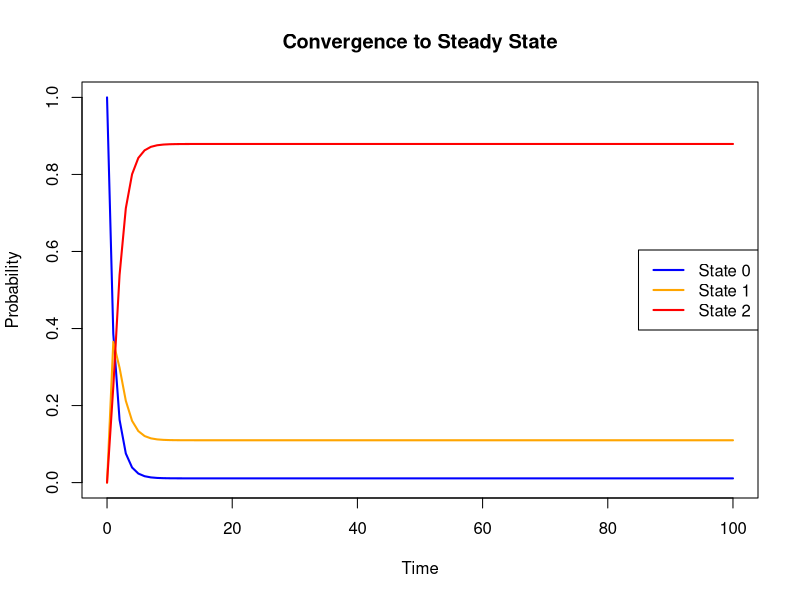
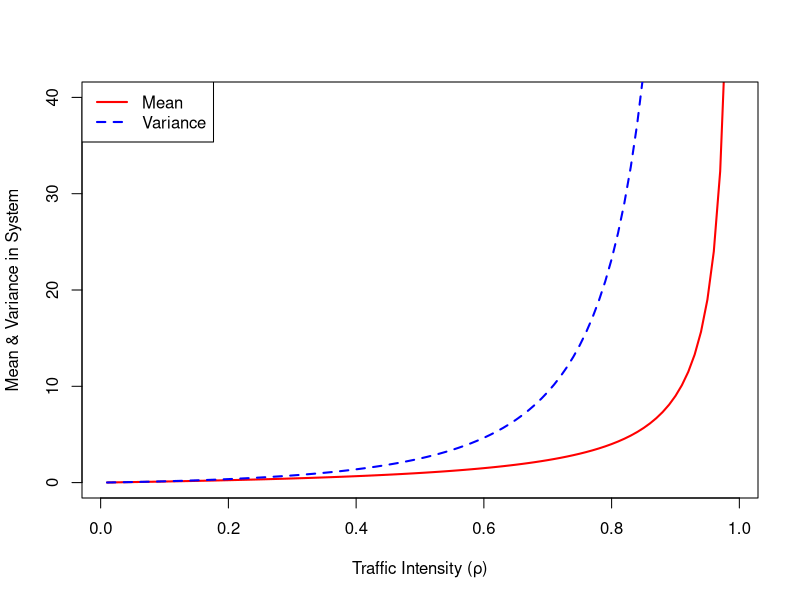

The R source for these figures, in order:
## ---- chunk 1
Q <- matrix(c(
  -1.0,  1.0,  0.0,
   1/10, -1.1, 1.0,
   0.0,  1/8, -1/8
), nrow = 3, byrow = TRUE)
Q
## ---- chunk 2
library(Matrix)

steady_state <- function(Q) {
  A <- t(Q)
  A[nrow(A), ] <- rep(1, ncol(Q))  # normalisation
  b <- c(0, 0, 1)
  solve(A, b)
}

pi <- steady_state(Q)
names(pi) <- paste0("State ", 0:2)
pi
## ---- chunk 3

#install.packages("expm")

library(expm)  # for matrix exponential

# Time points66
times <- seq(0, 100, by = 1)

# Initial state (start empty)
p0 <- c(1, 0, 0)

# Compute evolution over time
probs_over_time <- t(sapply(times, function(t) p0 %*% expm(Q * t)))

matplot(times, probs_over_time, type = "l", lty = 1, lwd = 2,
        col = c("blue", "orange", "red"),
        ylab = "Probability", xlab = "Time",
        main = "Convergence to Steady State")
legend("right", legend = c("State 0", "State 1", "State 2"),
       col = c("blue", "orange", "red"), lty = 1, lwd = 2)
## ---- chunk 4
sum(0:2 * pi)
## ---- chunk 5
Q2 <- matrix(c(
  -2, 2, 0.0,
   1/20, -2.0588, 2,
   0.0, 1/17, -1/17
), nrow = 3, byrow = TRUE)

pi2 <- steady_state(Q2)
round(pi2, 4)

sum(0:2 * pi2)  # new expected number
## ---- chunk 6
lambda <- 1/2  # arrivals per minute
mu <- 2/3      # service rate per minute (1/1.5)

rho <- lambda / mu
L <- rho / (1 - rho)
Lq <- rho^2 / (1 - rho)
W <- 1 / (mu * (1 - rho))
Wq <- rho / (mu * (1 - rho))

list(
  Utilization = round(rho, 2),
  "Avg in System (L)" = round(L, 2),
  "Avg in Queue (Lq)" = round(Lq, 2),
  "Time in System (W)" = round(W, 2),
  "Time in Queue (Wq)" = round(Wq, 2)
)
## ---- chunk 7
rho_vals <- seq(0.01, 0.99, by = 0.01)
L_vals <- rho_vals / (1 - rho_vals)
Var_vals <- rho_vals * (1 + rho_vals - rho_vals^2) / (1 - rho_vals)^2

plot(rho_vals, L_vals, type = "l", col = "red", lwd = 2,
     ylim = c(0, 40), ylab = "Mean & Variance in System", xlab = "Traffic Intensity (ρ)")
lines(rho_vals, Var_vals, col = "blue", lwd = 2, lty = 2)
legend("topleft", legend = c("Mean", "Variance"), col = c("red", "blue"), lty = c(1, 2), lwd = 2)
